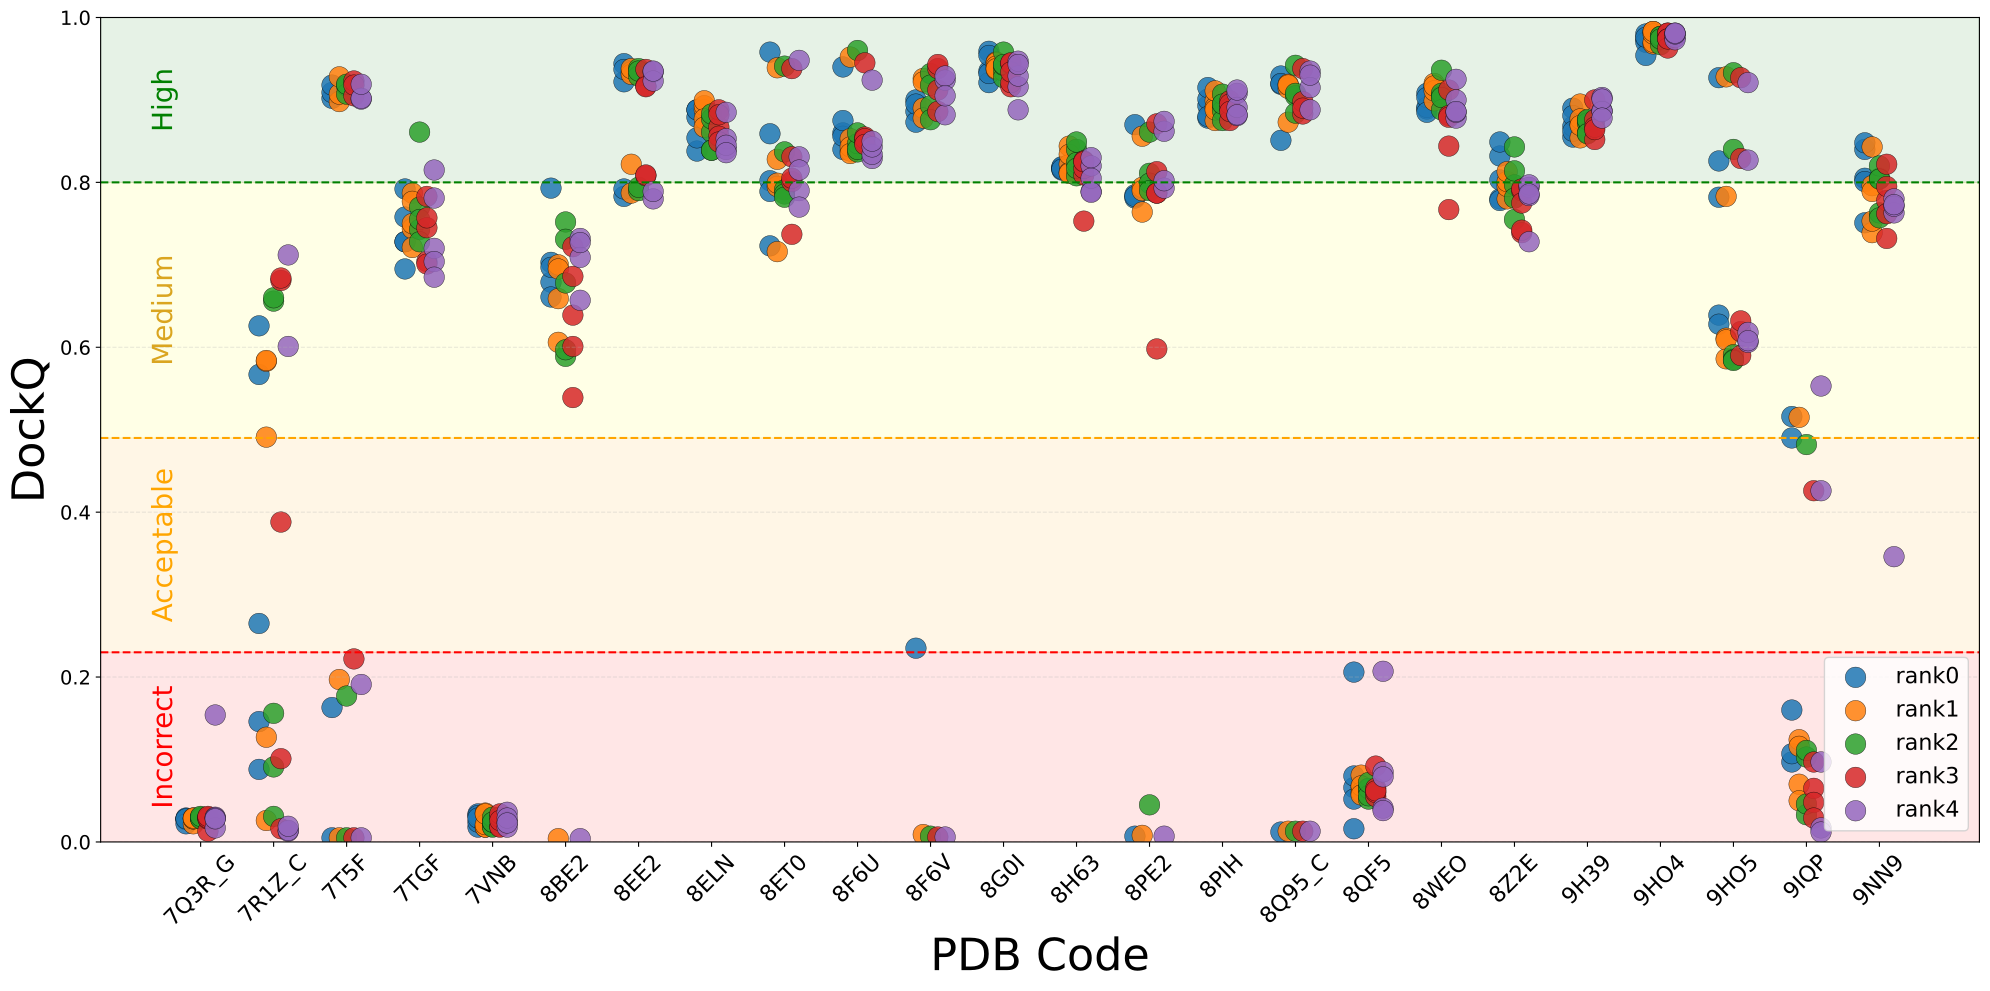

Source code (Python):
"""
Plot DockQ scores for five seeds (101-105) and five ranks (0-4) across all benchmark structures.

Input files:
    ../seed1/output/DockQ_seed{101-105}_rank{0-4}.txt

Output:
    DockQ_allranks_pdb_plot.pdf
"""

import glob
import os

import matplotlib.pyplot as plt
import pandas as pd

# ==========================================
# Colors and offsets
# ==========================================
rank_colors = {
    "rank0": "#1f77b4",
    "rank1": "#ff7f0e",
    "rank2": "#2ca02c",
    "rank3": "#d62728",
    "rank4": "#9467bd",
}

offsets = {
    "rank0": -0.20,
    "rank1": -0.10,
    "rank2": 0.00,
    "rank3": 0.10,
    "rank4": 0.20,
}

# ==========================================
# Find DockQ files
# ==========================================
files = sorted(
    glob.glob(
        "../seed1/output/DockQ_seed10*_rank*.txt"
    )
)

# ==========================================
# Load data
# ==========================================
all_data = []

for file in files:

    filename = os.path.basename(file)

    # Example:
    # DockQ_seed101_rank0.txt
    name = filename.replace(".txt", "")
    parts = name.split("_")

    seed = parts[1]
    rank = parts[2]

    df = pd.read_csv(
        file,
        sep=r"\s+",
        engine="python"
    )

    df.columns = df.columns.str.strip()

    if "PDB" not in df.columns:
        raise ValueError(
            f"PDB column missing in {file}\n"
            f"Columns found: {df.columns.tolist()}"
        )

    df["PDB_code"] = df["PDB"].astype(str)

    df["DockQ"] = pd.to_numeric(
        df["DockQ"],
        errors="coerce"
    )

    df["Rank"] = rank
    df["Seed"] = seed

    all_data.append(
        df[
            [
                "PDB_code",
                "DockQ",
                "Rank",
                "Seed"
            ]
        ]
    )

# ==========================================
# Combine data
# ==========================================
df_all = pd.concat(
    all_data,
    ignore_index=True
)

df_all = df_all.dropna(
    subset=["PDB_code", "DockQ"]
)

# ==========================================
# Assign x positions
# ==========================================
pdb_codes = sorted(
    df_all["PDB_code"].unique()
)

pdb_to_x = {
    pdb: i
    for i, pdb in enumerate(pdb_codes)
}

df_all["x"] = (
    df_all["PDB_code"]
    .map(pdb_to_x)
)

print(
    f"Total structures: "
    f"{len(pdb_codes)}"
)

# ==========================================
# Create plot
# ==========================================
plt.figure(figsize=(20, 10))

# DockQ quality regions
plt.axhspan(
    0.80, 1.00,
    color="green",
    alpha=0.10
)

plt.axhspan(
    0.49, 0.80,
    color="yellow",
    alpha=0.10
)

plt.axhspan(
    0.23, 0.49,
    color="orange",
    alpha=0.10
)

plt.axhspan(
    0.00, 0.23,
    color="red",
    alpha=0.10
)

# Threshold lines
plt.axhline(
    0.80,
    color="green",
    linestyle="--"
)

plt.axhline(
    0.49,
    color="orange",
    linestyle="--"
)

plt.axhline(
    0.23,
    color="red",
    linestyle="--"
)

# ==========================================
# Region labels
# ==========================================
plt.text(
    -0.3,
    0.115,
    "Incorrect",
    va="center",
    ha="right",
    fontsize=20,
    color="red",
    rotation=90
)

plt.text(
    -0.3,
    0.36,
    "Acceptable",
    va="center",
    ha="right",
    fontsize=20,
    color="orange",
    rotation=90
)

plt.text(
    -0.3,
    0.645,
    "Medium",
    va="center",
    ha="right",
    fontsize=20,
    color="goldenrod",
    rotation=90
)

plt.text(
    -0.3,
    0.90,
    "High",
    va="center",
    ha="right",
    fontsize=20,
    color="green",
    rotation=90
)

# ==========================================
# Scatter plot
# ==========================================
for rank in rank_colors:

    subset = df_all[
        df_all["Rank"] == rank
    ]

    plt.scatter(
        subset["x"] + offsets[rank],
        subset["DockQ"],
        s=220,
        alpha=0.85,
        color=rank_colors[rank],
        edgecolor="black",
        linewidth=0.3,
        label=rank
    )

# ==========================================
# Axis formatting
# ==========================================
plt.xlabel(
    "PDB Code",
    fontsize=32
)

plt.ylabel(
    "DockQ",
    fontsize=32
)

plt.xticks(
    range(len(pdb_codes)),
    pdb_codes,
    rotation=45,
    fontsize=16
)

plt.yticks(
    fontsize=14
)

plt.ylim(0, 1)

plt.grid(
    axis="y",
    linestyle="--",
    alpha=0.3
)

plt.legend(
    fontsize=16
)

plt.tight_layout()

# ==========================================
# Save figure
# ==========================================
output_file = "DockQ_allranks_pdb_plot.pdf"

plt.savefig(
    output_file,
    dpi=300,
    bbox_inches="tight"
)

plt.show()

# ==========================================
# Report
# ==========================================
print(
    f"\nSaved plot to {output_file}"
)
